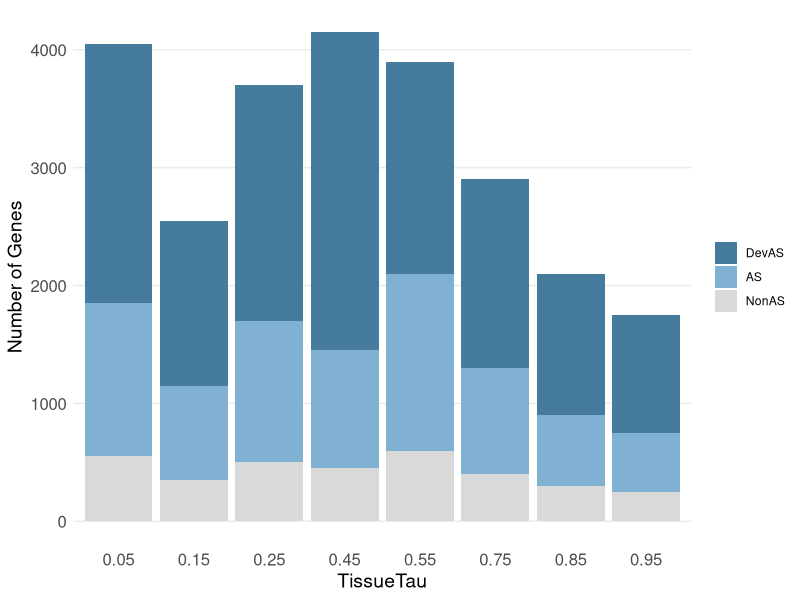
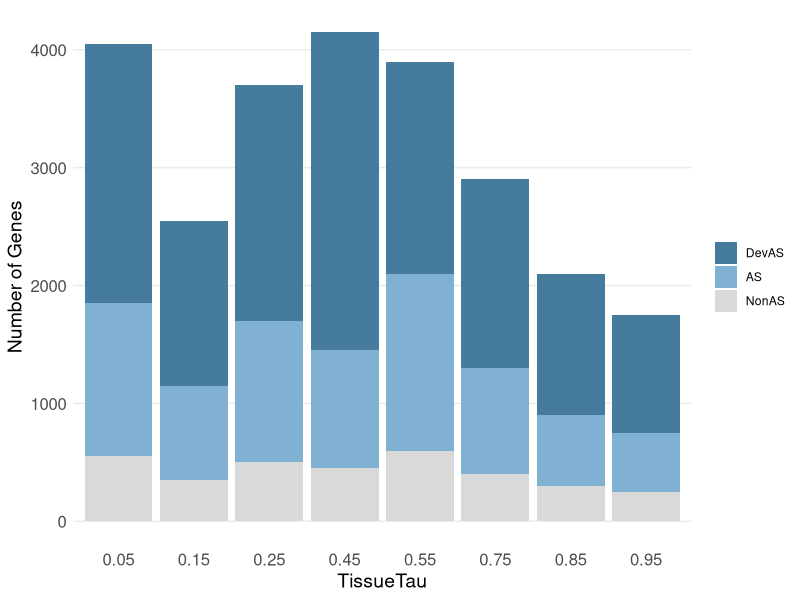

These charts were generated, in order, by the following R code:
# 加载需要的包
library(ggplot2)
library(tidyr)

# 构造示例数据（多个TissueTau点）
df <- data.frame(
  TissueTau = c("0.05", "0.15", "0.25", "0.45", 
                "0.55", "0.75", "0.85", "0.95"),
  DevAS     = c( 2200, 1400, 2000, 2700, 1800, 1600, 1200, 1000),
  AS        = c( 1300, 800,1200, 1000, 1500, 900,    600,  500),
  NonAS     = c(   550,  350,500,  450, 600, 400,    300,  250)
)

# 将宽表转换为长表
df_long <- pivot_longer(
  df, 
  cols = c("DevAS", "AS", "NonAS"), 
  names_to = "Category", 
  values_to = "NumberOfGenes"
)

# 强制设定 TissueTau 的顺序（从小到大）
df_long$TissueTau <- factor(df_long$TissueTau, 
                            levels = c("0.05", "0.15", "0.25", "0.35", "0.45", 
                                       "0.55", "0.65", "0.75", "0.85", "0.95"))

# 控制堆叠顺序：NonAS (底部) -> AS (中部) -> DevAS (顶部)
df_long$Category <- factor(df_long$Category, 
                           levels = c("DevAS","AS", "NonAS" ))

# 自定义配色
color_values <- c(
  "NonAS" = "#D9D9D9", # 浅蓝
  "AS"    = "#80B1D3", # 深蓝
  "DevAS" =  "#457B9D" # 粉/橙
)

# 绘图
p <- ggplot(df_long, aes(x = TissueTau, y = NumberOfGenes, fill = Category)) +
  geom_bar(stat = "identity") +
  scale_fill_manual(values = color_values) +
  labs(x = "TissueTau", y = "Number of Genes") +
  theme_minimal() +
  theme(
    panel.grid.major.x = element_blank(),
    panel.grid.minor   = element_blank(),
    axis.text          = element_text(size = 12),
    axis.title         = element_text(size = 14),
    legend.title       = element_blank()
  )
print(p)

ggsave("zhuxingtu.pdf", p, width = 8, height = 6, dpi = 300)
